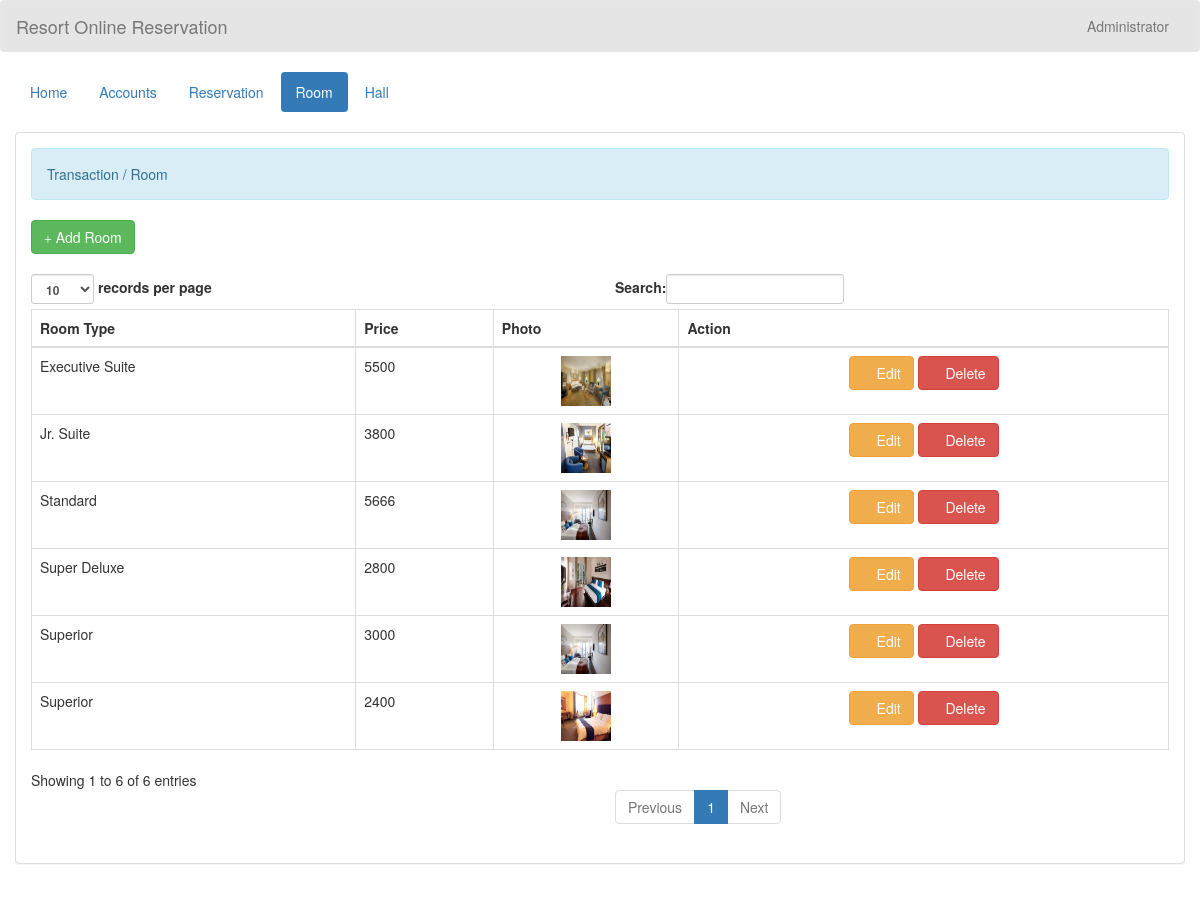
/room.php (signed in), run on the app's committed database.
### tables this page shows
CREATE TABLE IF NOT EXISTS `room` (
  `room_id` int NOT NULL AUTO_INCREMENT,
  `room_type` varchar(50) NOT NULL,
  `price` varchar(11) NOT NULL,
  `photo` varchar(100) NOT NULL,
  PRIMARY KEY (`room_id`)
);

### name.php (called while the page is built)
<?php
	require 'connect.php';
	$query = $conn->query("SELECT * FROM `admin` WHERE `admin_id` = '$_SESSION[admin_id]'") or die(mysqli_error());
	$fetch = $query->fetch_array();
	$name = $fetch['name'];
?>

### room.php (the view, shortened to what this page needs)
<!DOCTYPE html>
<?php
	require 'name.php';
?>
<html lang = "en">
	<head>
		<link rel = "stylesheet" type = "text/css" href = "../css/bootstrap.css " />
		<link rel = "stylesheet" type = "text/css" href = "../css/style.css" />
	</head>
<body>
	<nav style = "background-color:rgba(0, 0, 0, 0.1);" class = "navbar navbar-default">
		<div  class = "container-fluid">
			<div class = "navbar-header">
				<a class = "navbar-brand" >Resort Online Reservation</a>
			</div>
			<ul class = "nav navbar-nav pull-right ">
				<li class = "dropdown">
					<a class="dropdown-toggle" data-toggle="dropdown" role="button" aria-haspopup="true" aria-expanded="false"><i class = "glyphicon glyphicon-user"></i> <?php echo $name;?></a>
				</li>
			</ul>
		</div>
	</nav>
	<div class = "container-fluid">
		<ul class = "nav nav-pills">
			<li><a href = "home.php">Home</a></li>
			<li><a href = "account.php">Accounts</a></li>
			<li><a href = "reserve.php">Reservation</a></li>
			<li class = "active"><a href = "room.php">Room</a></li>
			<li><a href = "hall.php">Hall</a></li>
		</ul>
	</div>
	<br />
	<div class = "container-fluid">
		<div class = "panel panel-default">
			<div class = "panel-body">
				<div class = "alert alert-info">Transaction / Room</div>
				<a class = "btn btn-success" href = "add_room.php"><i class = "glyphicon glyphicon-plus"></i> Add Room</a>
				<br />
				<br />
				<table id = "table" class = "table table-bordered">
					<thead>
						<tr>
							<th>Room Type</th>
							<th>Price</th>
							<th>Photo</th>
							<th>Action</th>
						</tr>
					</thead>
					<tbody>
					<?php
						$query = $conn->query("SELECT * FROM `room`") or die(mysqli_error());
						while($fetch = $query->fetch_array()){
					?>
						<tr>
							<td><?php echo $fetch['room_type']?></td>
							<td><?php echo $fetch['price']?></td>
							<td><center><img src = "../photo/<?php echo $fetch['photo']?>" height = "50" width = "50"/></center></td>
							<td><center><a class = "btn btn-warning" href = "edit_room.php?room_id=<?php echo $fetch['room_id']?>"><i class = "glyphicon glyphicon-edit"></i> Edit</a> <a class = "btn btn-danger" onclick = "confirmationDelete(this); return false;" href = "delete_room.php?room_id=<?php echo $fetch['room_id']?>"><i class = "glyphicon glyphicon-remove"></i> Delete</a></center></td>
						</tr>
					<?php
						}
					?>
					</tbody>
				</table>
			</div>
		</div>
	</div>
	<br />
	<br />
</body>
</html>

### data on the page
room: room_type "Superior", price "3000", photo (picture)
room: room_type "Superior", price "2400", photo (picture)
room: room_type "Super Deluxe", price "2800", photo (picture)
room: room_type "Jr. Suite", price "3800", photo (picture)
room: room_type "Executive Suite", price "5500", photo (picture)
room: room_type "Standard", price "5666", photo (picture)

### other printed values
$name "Administrator"
